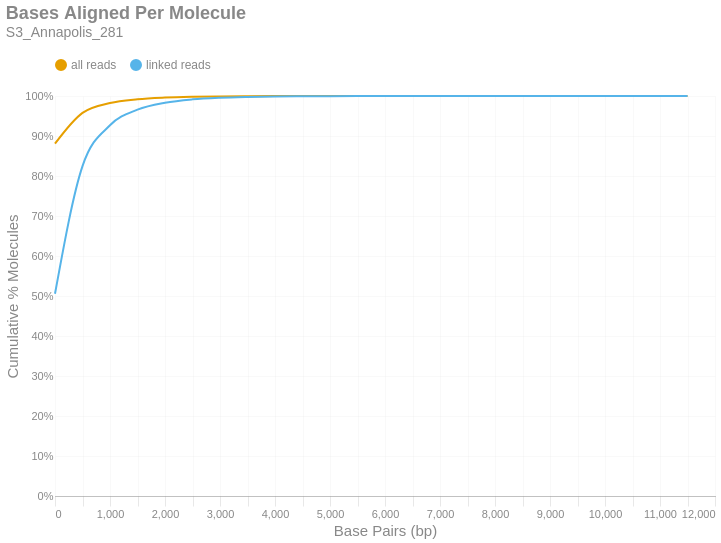

The code cell stored with this chart in its notebook:
### Markdown cell above
### Bases Aligned Per Molecule
This is a cumulative frequency distribution showing the number of base pairs aligned per unique molecule. These data are shown in 500 bp bins. There are two distributions: one with `all reads` (yellow) and another with only `linked reads` (blue). The percent of molecules in the `linked reads` distribution is relative to the total number of linked molecules.

### Code cell
if SKIPLR:
    print_html(f"Skipped")
else:
    binned_df = consolidated_hist(valids['aligned_bp'], mask, 500, True)
    with SafeRender(binned_df):
        (
            density_plot(binned_df, 'Bases Aligned Per Molecule', samplename, 'basesper')
            .encode(
                x=alt.X('bin:Q', title="Base Pairs (bp)").axis(tickMinStep=500).scale(padding=0),
                y=alt.Y('value:Q', title='Cumulative % Molecules')
                    .axis(format='%')
                    .scale(domain = [0,1])
                    .stack(False),
                color=alt.Color("key:N").scale(domain = ["all reads", "linked reads"]),
                tooltip = [
                    alt.Tooltip("key:N", title = "Data Type"),
                    alt.Tooltip("range_label:N", title="Bases Aligned Per Molecule"),
                    alt.Tooltip("value:Q", format = ".2%", title="% Molecules (Cum.)")
                ]
            )
        ).display()

### Figure 1 — Vega-Lite specification as saved in the notebook (floating-point values rounded to 4 significant figures)
{"width": "container", "height": 400, "config": {"title": {"anchor": "start", "dy": -15, "fontSize": 18, "color": "#888888", "subtitleColor": "#888888", "subtitleFontSize": 14}, "arc": {"fill": "#0072B2"}, "axis": {"domainColor": "#888888", "domainWidth": 0.5, "gridWidth": 0.2, "grid": false, "titleFontWeight": 400, "titleFontSize": 15, "labelFontSize": 11, "labelColor": "#888888", "tickColor": "#888888", "tickWidth": 0.2, "titleColor": "#888888"}, "axisBand": {"grid": false}, "axisX": {"grid": true, "tickSize": 10, "domainCap": "round"}, "axisY": {"domain": false, "grid": true, "tickSize": 0, "domainCap": "round"}, "background": "transparent", "header": {"labelFontSize": 15, "labelColor": "#888888", "titleFontSize": 15, "titleFontWeight": 600, "titleColor": "#888888"}, "legend": {"labelFont": "sans-serif", "labelFontSize": 12, "labelColor": "#888888", "symbolSize": 100, "symbolType": "circle", "titleFontSize": 12, "titlePadding": 10, "titleColor": "#888888", "title": null, "orient": "top"}, "range": {"category": ["#E69F00", "#56B4E9", "#009E73", "#F0E442", "#0072B2", "#D55E00", "#CC79A7", "#000000"], "diverging": ["#cfe8f3", "#a2d4ec", "#73bfe2", "#46abdb", "#1696d2", "#12719e"]}, "area": {"fill": "#0072B2", "fillOpacity": 0.7, "line": true, "strokeOpacity": 0.7}, "line": {"color": "#0072B2", "stroke": "#0072B2", "strokeWidth": 2}, "trail": {"color": "#0072B2", "stroke": "#0072B2", "strokeWidth": 0, "size": 1}, "point": {"filled": true, "fillOpacity": 1.0, "size": 95}, "text": {"color": "#888888", "fontSize": 11, "align": "right", "fontWeight": 400, "size": 11}, "bar": {"fill": "#0072B2", "stroke": null}, "view": {"stroke": null, "continuousWidth": 660, "continuousHeight": 400}}, "data": {"name": "data-33d22deedee24b82bef4ba9e516e045c"}, "mark": {"type": "line", "interpolate": "monotone", "point": {"opacity": 0, "size": 275}}, "encoding": {"color": {"field": "key", "scale": {"domain": ["all reads", "linked reads"]}, "type": "nominal"}, "tooltip": [{"field": "key", "title": "Data Type", "type": "nominal"}, {"field": "range_label", "title": "Bases Aligned Per Molecule", "type": "nominal"}, {"field": "value", "format": ".2%", "title": "% Molecules (Cum.)", "type": "quantitative"}], "x": {"axis": {"tickMinStep": 500}, "field": "bin", "scale": {"padding": 0}, "title": "Base Pairs (bp)", "type": "quantitative"}, "y": {"axis": {"format": "%"}, "field": "value", "scale": {"domain": [0, 1]}, "stack": false, "title": "Cumulative % Molecules", "type": "quantitative"}}, "params": [{"name": "param_c36ac31b6afebe62", "select": {"type": "point", "fields": ["key"]}, "bind": "legend"}], "title": {"text": "Bases Aligned Per Molecule", "subtitle": "S3_Annapolis_281"}, "transform": [{"fold": ["all reads (cumsum)", "linked reads (cumsum)"]}, {"calculate": "replace(datum.key, ' (cumsum)', '')", "as": "key"}, {"filter": {"param": "param_c36ac31b6afebe62"}}], "usermeta": {"embedOptions": {"downloadFileName": "S3_Annapolis_281.basesper"}}, "$schema": "https://vega.github.io/schema/vega-lite/v6.1.0.json", "datasets": {"data-33d22deedee24b82bef4ba9e516e045c": [{"bin": "0.0", "interval": "0.0-500.0", "all reads": 0.8808, "linked reads": 0.5055, "all reads (cumsum)": 0.8808, "linked reads (cumsum)": 0.5055, "range_label": "0-499"}, {"bin": "500.0", "interval": "500.0-1000.0", "all reads": 0.07701, "linked reads": 0.3191, "all reads (cumsum)": 0.9578, "linked reads (cumsum)": 0.8247, "range_label": "500-999"}, {"bin": "1000.0", "interval": "1000.0-1500.0", "all reads": 0.02458, "linked reads": 0.1021, "all reads (cumsum)": 0.9824, "linked reads (cumsum)": 0.9267, "range_label": "1000-1499"}, {"bin": "1500.0", "interval": "1500.0-2000.0", "all reads": 0.009421, "linked reads": 0.03912, "all reads (cumsum)": 0.9918, "linked reads (cumsum)": 0.9658, "range_label": "1500-1999"}, {"bin": "2000.0", "interval": "2000.0-2500.0", "all reads": 0.004183, "linked reads": 0.01737, "all reads (cumsum)": 0.996, "linked reads (cumsum)": 0.9832, "range_label": "2000-2499"}, {"bin": "2500.0", "interval": "2500.0-3000.0", "all reads": 0.002022, "linked reads": 0.008395, "all reads (cumsum)": 0.998, "linked reads (cumsum)": 0.9916, "range_label": "2500-2999"}, {"bin": "3000.0", "interval": "3000.0-3500.0", "all reads": 0.0009769, "linked reads": 0.004056, "all reads (cumsum)": 0.999, "linked reads (cumsum)": 0.9957, "range_label": "3000-3499"}, {"bin": "3500.0", "interval": "3500.0-4000.0", "all reads": 0.000488, "linked reads": 0.002026, "all reads (cumsum)": 0.9994, "linked reads (cumsum)": 0.9977, "range_label": "3500-3999"}, {"bin": "4000.0", "interval": "4000.0-4500.0", "all reads": 0.0002694, "linked reads": 0.001119, "all reads (cumsum)": 0.9997, "linked reads (cumsum)": 0.9988, "range_label": "4000-4499"}, {"bin": "4500.0", "interval": "4500.0-5000.0", "all reads": 0.0001196, "linked reads": 0.0004968, "all reads (cumsum)": 0.9998, "linked reads (cumsum)": 0.9993, "range_label": "4500-4999"}, {"bin": "5000.0", "interval": "5000.0-5500.0", "all reads": 7.66e-05, "linked reads": 0.0003181, "all reads (cumsum)": 0.9999, "linked reads (cumsum)": 0.9996, "range_label": "5000-5499"}, {"bin": "5500.0", "interval": "5500.0-6000.0", "all reads": 4.476e-05, "linked reads": 0.0001858, "all reads (cumsum)": 1.0, "linked reads (cumsum)": 0.9998, "range_label": "5500-5999"}, {"bin": "6000.0", "interval": "6000.0-6500.0", "all reads": 1.894e-05, "linked reads": 7.863e-05, "all reads (cumsum)": 1.0, "linked reads (cumsum)": 0.9999, "range_label": "6000-6499"}, {"bin": "6500.0", "interval": "6500.0-7000.0", "all reads": 1.119e-05, "linked reads": 4.646e-05, "all reads (cumsum)": 1.0, "linked reads (cumsum)": 0.9999, "range_label": "6500-6999"}, {"bin": "7000.0", "interval": "7000.0-7500.0", "all reads": 3.443e-06, "linked reads": 1.43e-05, "all reads (cumsum)": 1.0, "linked reads (cumsum)": 1.0, "range_label": "7000-7499"}, {"bin": "7500.0", "interval": "7500.0-8000.0", "all reads": 7.746e-06, "linked reads": 3.217e-05, "all reads (cumsum)": 1.0, "linked reads (cumsum)": 1.0, "range_label": "7500-7999"}, {"bin": "8000.0", "interval": "8000.0-8500.0", "all reads": 0.0, "linked reads": 0.0, "all reads (cumsum)": 1.0, "linked reads (cumsum)": 1.0, "range_label": "8000-8499"}, {"bin": "8500.0", "interval": "8500.0-9000.0", "all reads": 8.607e-07, "linked reads": 3.574e-06, "all reads (cumsum)": 1.0, "linked reads (cumsum)": 1.0, "range_label": "8500-8999"}, {"bin": "9000.0", "interval": "9000.0-9500.0", "all reads": 1.721e-06, "linked reads": 7.148e-06, "all reads (cumsum)": 1.0, "linked reads (cumsum)": 1.0, "range_label": "9000-9499"}, {"bin": "9500.0", "interval": "9500.0-10000.0", "all reads": 0.0, "linked reads": 0.0, "all reads (cumsum)": 1.0, "linked reads (cumsum)": 1.0, "range_label": "9500-9999"}, {"bin": "10000.0", "interval": "10000.0-10500.0", "all reads": 0.0, "linked reads": 0.0, "all reads (cumsum)": 1.0, "linked reads (cumsum)": 1.0, "range_label": "10000-10499"}, {"bin": "10500.0", "interval": "10500.0-11000.0", "all reads": 0.0, "linked reads": 0.0, "all reads (cumsum)": 1.0, "linked reads (cumsum)": 1.0, "range_label": "10500-10999"}, {"bin": "11000.0", "interval": "11000.0-11500.0", "all reads": 0.0, "linked reads": 0.0, "all reads (cumsum)": 1.0, "linked reads (cumsum)": 1.0, "range_label": "11000-11499"}, {"bin": "11500.0", "interval": "11500.0-12000.0", "all reads": 8.607e-07, "linked reads": 3.574e-06, "all reads (cumsum)": 1.0, "linked reads (cumsum)": 1.0, "range_label": "11500-11999"}]}}
